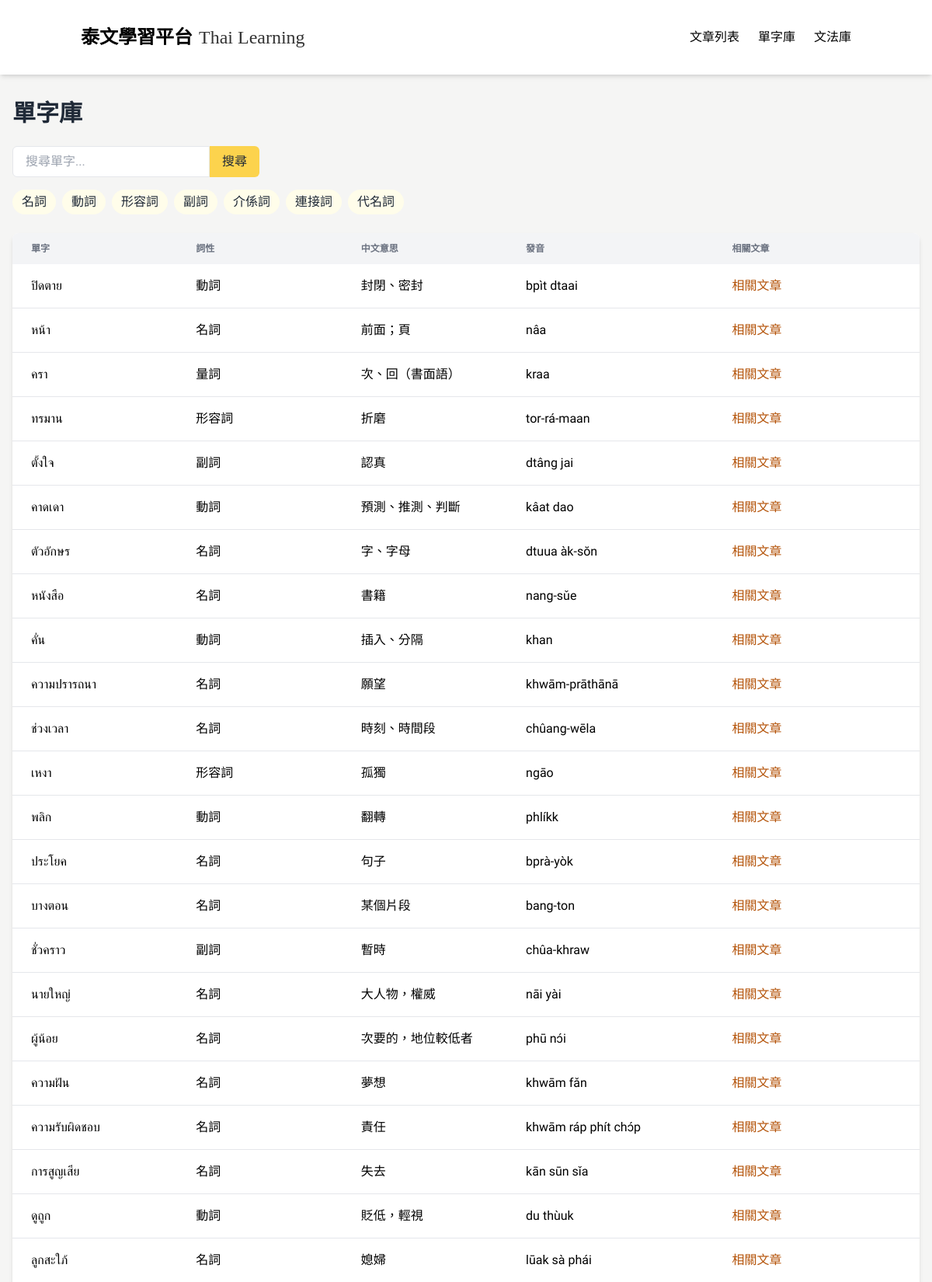
Screenshot of /vocabulary (upper part) with the database file from the repository.
### tables this page shows
CREATE TABLE Word (
            id INTEGER PRIMARY KEY AUTOINCREMENT,
            thai TEXT,
            chinese TEXT,
            type TEXT,
            pronunciation TEXT,
            articleId INTEGER,
            createdAt TEXT,
            updatedAt TEXT
        );

### app_sqlite.py (the view)
@app.route('/vocabulary')
def vocabulary():
    conn = get_db_connection()
    words = conn.execute("""
        SELECT DISTINCT Word.*
        FROM Word
        JOIN WordArticle ON Word.id = WordArticle.wordId
        JOIN Article ON WordArticle.articleId = Article.id
        WHERE Article.status = 'published'
        ORDER BY Word.createdAt DESC
    """).fetchall()
    conn.close()
    return render_template('vocabulary_adjust.html', words=words)

### app_sqlite.py (called while the page is built)
def get_db_connection():
    base_path = os.path.dirname(os.path.abspath(__file__))
    db_path = os.path.join(base_path, 'data.db')
    conn = sqlite3.connect(db_path)  # SQLite 檔名
    conn.row_factory = sqlite3.Row     # 讓取出的資料像字典一樣操作
    return conn

### templates/vocabulary_adjust.html (shortened to what this page needs)
<!DOCTYPE html>
<html lang="zh-TW">
<head>
  <script src="https://cdn.tailwindcss.com"></script>
</head>
<body>
  <nav class="bg-white shadow-md sticky top-0 z-50">
    <div class="container mx-auto px-4 py-4">
      <div class="flex justify-between items-center py-4">
        <div class="flex items-center space-x-2">
          <a href="/" class="flex items-end space-x-2">
            <span class="nav-title text-2xl font-bold text-black">泰文學習平台</span>
            <span class="nav-subtitle text-2xl text-black/80 self-end">Thai Learning</span>
          </a>
        </div>
        <div class="hidden md:flex space-x-6">
          <a href="/" class="tab-btn active-tab text-black hover:text-gray-700" data-tab="articles">文章列表</a>
          <a href="/vocabulary" class="text-black hover:text-gray-700">單字庫</a>
          <a href="/grammar" class="text-black hover:text-gray-700">文法庫</a>
        </div>
      </div>
    </div>
  </nav>
  <div class="px-4 py-8">
  <h1 class="text-3xl font-bold mb-6 text-gray-800">單字庫</h1>
  <div class="mb-6">
    <div class="flex mb-4">
      <input id="vocabulary-search" type="text" placeholder="搜尋單字..." class="border rounded-l-md px-4" />
      <button class="bg-[#FCD34D] hover:bg-[#FBBF24] text-[#1F2937] hover:text-white px-4 py-2 rounded-r-md transition-colors">搜尋</button>
    </div>
    <div class="flex flex-wrap gap-2 mb-4">
      <button class="px-3 py-1 bg-[#FFFDEA] text-[#1F2937] rounded-full hover:bg-[#FBBF24]" data-type="名詞">名詞</button>
      <button class="px-3 py-1 bg-[#FFFDEA] text-[#1F2937] rounded-full hover:bg-[#FBBF24]" data-type="動詞">動詞</button>
      <button class="px-3 py-1 bg-[#FFFDEA] text-[#1F2937] rounded-full hover:bg-[#FBBF24]" data-type="形容詞">形容詞</button>
      <button class="px-3 py-1 bg-[#FFFDEA] text-[#1F2937] rounded-full hover:bg-[#FBBF24]" data-type="副詞">副詞</button>
      <button class="px-3 py-1 bg-[#FFFDEA] text-[#1F2937] rounded-full hover:bg-[#FBBF24]" data-type="介係詞">介係詞</button>
      <button class="px-3 py-1 bg-[#FFFDEA] text-[#1F2937] rounded-full hover:bg-[#FBBF24]" data-type="連接詞">連接詞</button>
      <button class="px-3 py-1 bg-[#FFFDEA] text-[#1F2937] rounded-full hover:bg-[#FBBF24]" data-type="代名詞">代名詞</button>
    </div>
  </div>
  <div class="hidden md:block bg-white rounded-lg shadow-md overflow-x-auto">
    <table class="min-w-full w-full table-fixed">
      <thead class="bg-gray-100">
        <tr>
          <th class="px-6 py-3 text-left text-xs text-gray-500 uppercase w-1/5">單字</th>
          <th class="px-6 py-3 text-left text-xs text-gray-500 uppercase w-1/5">詞性</th>
          <th class="px-6 py-3 text-left text-xs text-gray-500 uppercase w-1/5">中文意思</th>
          <th class="px-6 py-3 text-left text-xs text-gray-500 uppercase w-1/4">發音</th>
          <th class="px-6 py-3 text-left text-xs text-gray-500 uppercase w-1/4">相關文章</th>
        </tr>
      </thead>
      <tbody class="divide-y divide-gray-200">
        {% for word in words %}
        <tr class="hover:bg-gray-50 vocabulary-row" data-type="{{ word.type }}">
          <td class="px-6 py-4 whitespace-nowrap thai-text">{{ word.thai }}</td>
          <td class="px-6 py-4 whitespace-nowrap">{{ word.type }}</td>
          <td class="px-6 py-4 whitespace-nowrap">{{ word.chinese }}</td>
          <td class="px-6 py-4 whitespace-nowrap">{{ word.pronunciation }}</td>
          <td class="px-6 py-4 whitespace-nowrap">
            <a href="/word/{{ word.id }}" class="text-[#B45309] hover:underline">相關文章</a>
          </td>
        </tr>
        {% endfor %}
      </tbody>
    </table>
  </div>
</body>
</html>

### templates/vocabulary_adjust.html (style rules this page uses)
:root { --main-color: #FCD34D; --main-color-hover: #FBBF24; --main-color-light: #FFFDEA; --main-color-light-hover: #FEF3C7; --main-color-bg: #ffffff; --main-color-dark: #1F2937; --main-color-darker: #111827; }
body { font-family: 'Noto Sans TC', 'Sarabun', sans-serif; background-color: #F5F5F4; }
.thai-text { font-family: 'Sarabun', sans-serif; }
.nav-title { font-family: 'Jin Xuan', '金萱體', 'Noto Sans TC', sans-serif; font-weight: bold; }
.nav-subtitle { font-family: 'Times New Roman', serif; font-size: 1.5rem; line-height: 2rem; }

### rows the page displays
Word: thai "ปิดตาย", type "動詞", chinese "封閉、密封", pronunciation "bpìt dtaai"
Word: thai "หน้า", type "名詞", chinese "前面；頁", pronunciation "nâa"
Word: thai "ครา", type "量詞", chinese "次、回（書面語）", pronunciation "kraa"
Word: thai "ทรมาน", type "形容詞", chinese "折磨", pronunciation "tor-rá-maan"
Word: thai "ตั้งใจ", type "副詞", chinese "認真", pronunciation "dtâng jai"
Word: thai "คาดเดา", type "動詞", chinese "預測、推測、判斷", pronunciation "kâat dao"
Word: thai "ตัวอักษร", type "名詞", chinese "字、字母", pronunciation "dtuua àk-sŏn"
Word: thai "หนังสือ", type "名詞", chinese "書籍", pronunciation "nang-sǔe"
Word: thai "คั่น", type "動詞", chinese "插入、分隔", pronunciation "khan"
Word: thai "ความปรารถนา", type "名詞", chinese "願望", pronunciation "khwām-prāthānā"
Word: thai "ช่วงเวลา", type "名詞", chinese "時刻、時間段", pronunciation "chûang-wēla"
Word: thai "เหงา", type "形容詞", chinese "孤獨", pronunciation "ngāo"
Word: thai "พลิก", type "動詞", chinese "翻轉", pronunciation "phlíkk"
Word: thai "ประโยค", type "名詞", chinese "句子", pronunciation "bprà-yòk"
Word: thai "บางตอน", type "名詞", chinese "某個片段", pronunciation "bang-ton"
Word: thai "ชั่วคราว", type "副詞", chinese "暫時", pronunciation "chûa-khraw"
Word: thai "นายใหญ่", type "名詞", chinese "大人物，權威", pronunciation "nāi yài"
Word: thai "ผู้น้อย", type "名詞", chinese "次要的，地位較低者", pronunciation "phū nɔ́i"
Word: thai "ความฝัน", type "名詞", chinese "夢想", pronunciation "khwām fǎn"
Word: thai "ความรับผิดชอบ", type "名詞", chinese "責任", pronunciation "khwām ráp phít chɔ́p"
Word: thai "การสูญเสีย", type "名詞", chinese "失去", pronunciation "kān sūn sǐa"
Word: thai "ดูถูก", type "動詞", chinese "貶低，輕視", pronunciation "du thùuk"
Word: thai "ลูกสะใภ้", type "名詞", chinese "媳婦", pronunciation "lūak sà phái"
